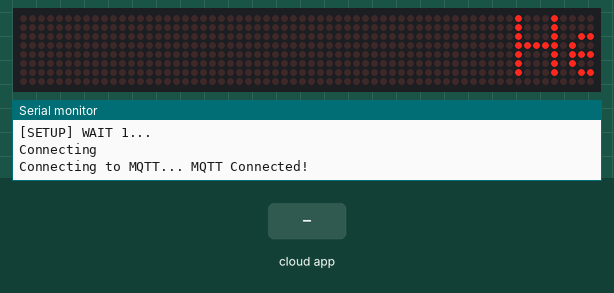
A sketch run on a simulated ESP8266 (NodeMCU). On the bench: 64×8 LED matrix, the last lines printed to the serial monitor. The test bench sets the inputs (shaded band). WiFi joins after 1.5 s; servers stay silent unless stated; no MQTT or app messages arrive unless stated.

Above: at 6.18 s.
6.2 s: the phone or cloud app sets message to 0
At 6.41 s:
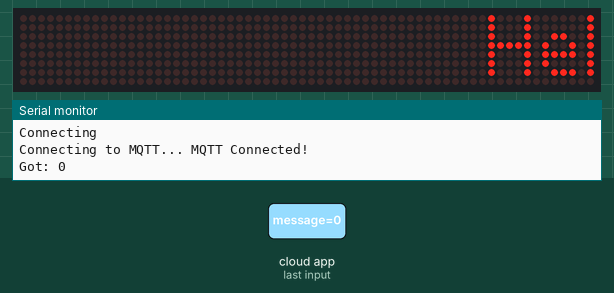
At 7.47 s:
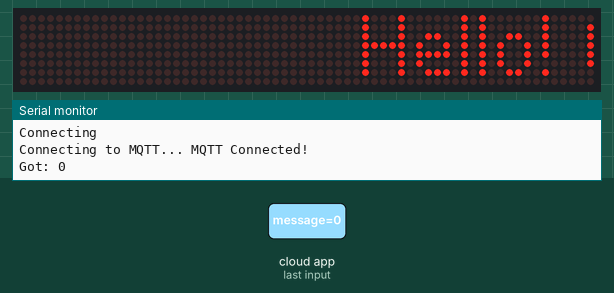
7.9 s: the phone or cloud app sets message to 1
At 9.52 s:
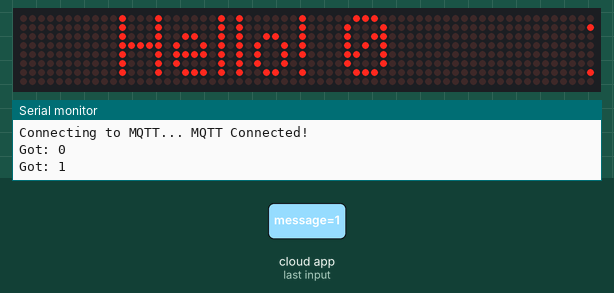

The sketch:

Google_Assistant_Controlled_Display.ino
```cpp
/*
 * This is the code for the project called
 * Google Assistant Controlled Scrolling Display
 * which is edited by Sachin Soni for his YouTube channel "techiesms".
 *
 *Tutorial video of this project is available on the youtube channel whose link
 *is attached here.
 *
 *
 *explore|learn|share
 *    techiesms
 *
 *YouTube Channel :- https://www.youtube.com/user/sachinsms1990
 *
 *Website :- http://www.techiesms.com
 *
 */
/************************* Necessary Libraries *********************************/
#include <MD_MAX72xx.h>
#include <SPI.h>
#include <ESP8266WiFi.h>
#include <ESP8266WiFiMulti.h>
#include <ESP8266HTTPClient.h>
#include "Adafruit_MQTT.h"
#include "Adafruit_MQTT_Client.h"

#define SCROLL_DELAY 75

/************************* Variables *********************************/
char* str;
String payload;
uint32_t present;
bool first_time;
uint16_t  scrollDelay;  // in milliseconds
#define  CHAR_SPACING  1 // pixels between characters

// Global message buffers shared by Serial and Scrolling functions
#define BUF_SIZE  75
char curMessage[BUF_SIZE];
char newMessage[BUF_SIZE];
bool newMessageAvailable = false;

ESP8266WiFiMulti WiFiMulti;

// Define the number of devices we have in the chain and the hardware interface
// NOTE: These pin numbers will probably not work with your hardware and may
// need to be adapted
#define	MAX_DEVICES	8

/************************* Matrix Display Pins *********************************/
#define  CLK_PIN   D5 // or SCK
#define DATA_PIN  D7 // or MOSI
#define CS_PIN    D8 // or SS

/************************* Adafruit.io Setup *********************************/
#define AIO_SERVER      "io.adafruit.com"
#define AIO_SERVERPORT  1883                   // use 8883 for SSL
#define AIO_USERNAME    "USERNAME"
#define AIO_KEY         "KEY"


/************ Global State (you don't need to change this!) ******************/

// Create an ESP8266 WiFiClient class to connect to the MQTT server.
WiFiClient client;
// or... use WiFiFlientSecure for SSL
//WiFiClientSecure client;

// Setup the MQTT client class by passing in the WiFi client and MQTT server and login details.
Adafruit_MQTT_Client mqtt(&client, AIO_SERVER, AIO_SERVERPORT, AIO_USERNAME, AIO_KEY);

/****************************** Feeds ***************************************/

// Setup a feed called 'onoff' for subscribing to changes.
Adafruit_MQTT_Subscribe message = Adafruit_MQTT_Subscribe(&mqtt, AIO_USERNAME "/feeds/message");

/*************************** Sketch Code ************************************/

// Bug workaround for Arduino 1.6.6, it seems to need a function declaration
// for some reason (only affects ESP8266, likely an arduino-builder bug).
void MQTT_connect();

// SPI hardware interface
MD_MAX72XX mx = MD_MAX72XX(CS_PIN, MAX_DEVICES);
// Arbitrary pins
//MD_MAX72XX mx = MD_MAX72XX(DATA_PIN, CLK_PIN, CS_PIN, MAX_DEVICES);


uint8_t scrollDataSource(uint8_t dev, MD_MAX72XX::transformType_t t)
// Callback function for data that is required for scrolling into the display
{
  static char		*p = curMessage;
  static uint8_t	state = 0;
  static uint8_t	curLen, showLen;
  static uint8_t	cBuf[8];
  uint8_t colData;

  // finite state machine to control what we do on the callback
  switch (state)
  {
    case 0:	// Load the next character from the font table
      showLen = mx.getChar(*p++, sizeof(cBuf) / sizeof(cBuf[0]), cBuf);
      curLen = 0;
      state++;

      // if we reached end of message, reset the message pointer
      if (*p == '\0')
      {
        p = curMessage;			// reset the pointer to start of message
        if (newMessageAvailable)	// there is a new message waiting
        {
          strcpy(curMessage, str);	// copy it in
          newMessageAvailable = false;
        }
      }
    // !! deliberately fall through to next state to start displaying

    case 1:	// display the next part of the character
      colData = cBuf[curLen++];
      if (curLen == showLen)
      {
        showLen = CHAR_SPACING;
        curLen = 0;
        state = 2;
      }
      break;

    case 2:	// display inter-character spacing (blank column)
      colData = 0;
      curLen++;
      if (curLen == showLen)
        state = 0;
      break;

    default:
      state = 0;
  }

  return (colData);
}

void scrollText(void)
{
  static uint32_t	prevTime = 0;

  // Is it time to scroll the text?
  if (millis() - prevTime >= scrollDelay)
  {
    mx.transform(MD_MAX72XX::TSL);	// scroll along - the callback will load all the data
    prevTime = millis();			// starting point for next time
  }
}
void  no_connection(void)
{
  newMessageAvailable = 1;
  strcpy(curMessage, "No Internet! ");
  scrollText();


}
void setup()
{
  mx.begin();
  mx.setShiftDataInCallback(scrollDataSource);

  scrollDelay = SCROLL_DELAY;
  strcpy(curMessage, "Hello! ");
  newMessage[0] = '\0';

  Serial.begin(57600);
  Serial.print("\n[MD_MAX72XX Message Display]\nType a message for the scrolling display\nEnd message line with a newline");

  Serial.begin(115200);
  // Serial.setDebugOutput(true);

  Serial.println();
  Serial.println();
  Serial.println();

  for (uint8_t t = 4; t > 0; t--) {
    Serial.printf("[SETUP] WAIT %d...\n", t);
    Serial.flush();
    delay(1000);
  }

  WiFi.mode(WIFI_STA);
  WiFiMulti.addAP("SSID1", "PASS1");
  WiFiMulti.addAP("SSID2", "PASS2");
  WiFiMulti.addAP("SSID3", "PASS3");
  Serial.println("Connecting");
  newMessageAvailable = 1;
  present = millis();
  first_time = 1;
    // Setup MQTT subscription for onoff feed.
  mqtt.subscribe(&message);
 str = "   Ask Google assistant to change the msg!!!   ";
}

void loop()
{
  while (WiFiMulti.run() != WL_CONNECTED) {
    Serial.println("WiFi not connected!");
    delay(1000);
  }
  // Ensure the connection to the MQTT server is alive (this will make the first
  // connection and automatically reconnect when disconnected).  See the MQTT_connect
  // function definition further below.
  MQTT_connect();

  // this is our 'wait for incoming subscription packets' busy subloop
  // try to spend your time here


  Adafruit_MQTT_Subscribe *subscription;
  while ((subscription = mqtt.readSubscription(1))) {
    if (subscription == &message) {
      payload ="";
      Serial.print(F("Got: "));
      Serial.println((char *)message.lastread);
      str = (char*)message.lastread;
      payload = (String) str;
      payload += "       ";
      str = &payload[0];
      newMessageAvailable = 1;
    }
  }

  scrollText();
}
void MQTT_connect() {
  int8_t ret;

  // Stop if already connected.
  if (mqtt.connected()) {
    return;
  }

  Serial.print("Connecting to MQTT... ");

  uint8_t retries = 3;
  while ((ret = mqtt.connect()) != 0) { // connect will return 0 for connected
       Serial.println(mqtt.connectErrorString(ret));
       Serial.println("Retrying MQTT connection in 5 seconds...");
       mqtt.disconnect();
       delay(5000);  // wait 5 seconds
       retries--;
       if (retries == 0) {
         // basically die and wait for WDT to reset me
         while (1);
       }
  }
  Serial.println("MQTT Connected!");
}
```
